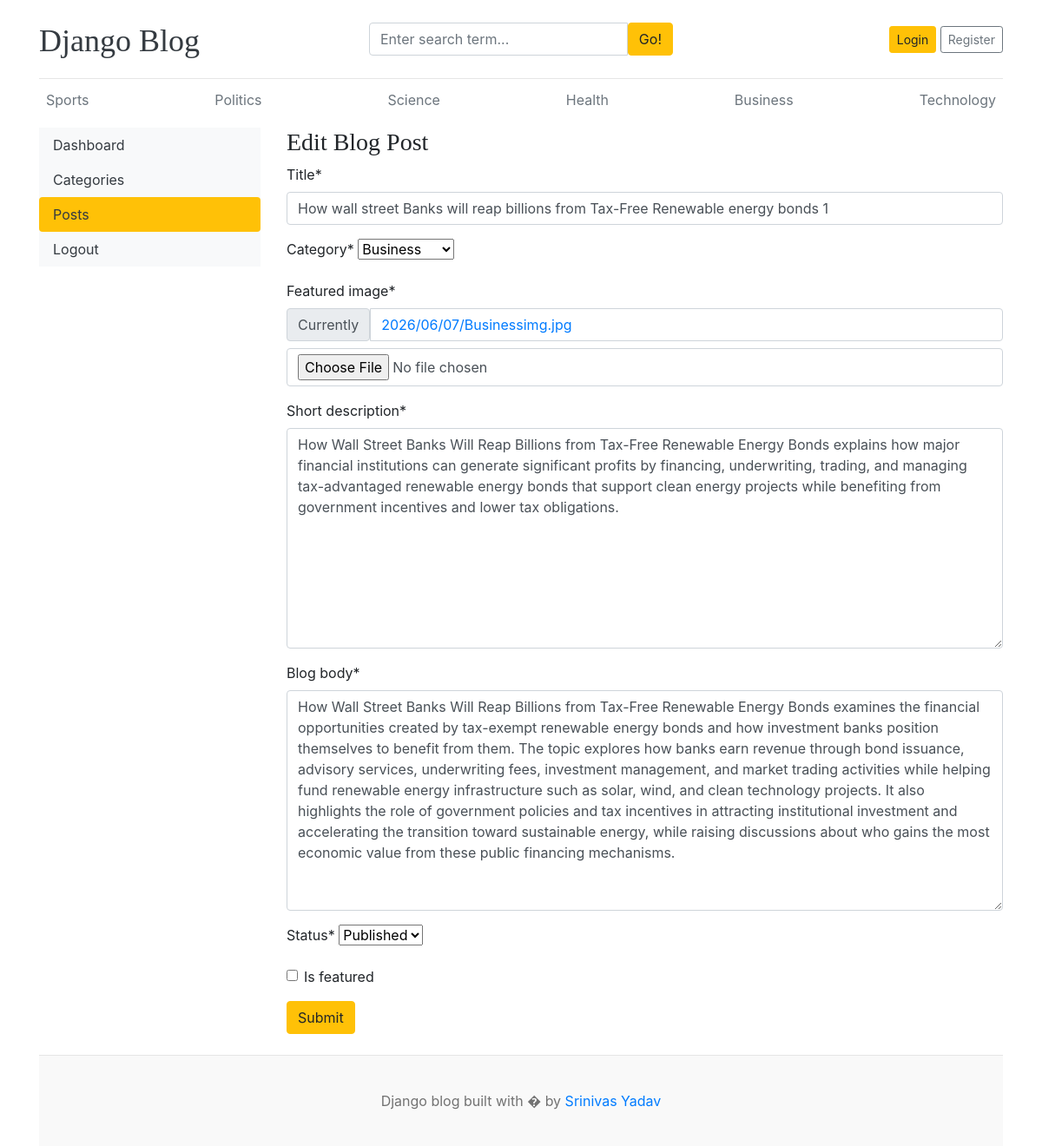
Page /dashboard/posts/edit/4/ on the committed database.
### blogs/models.py (models this page shows, shortened)
class Category(models.Model):
    category_name = models.CharField(max_length=50, unique=True)
    created_at=models.DateTimeField(auto_now_add=True)
    updated_at=models.DateTimeField(auto_now=True)
    class Meta:
        verbose_name_plural = 'Categories'
    def __str__(self):
        return self.category_name

class Blog(models.Model):
    title = models.CharField(max_length=100)
    slug = models.SlugField(max_length=100, unique=True, blank=False)
    category = models.ForeignKey(Category, on_delete=models.CASCADE)
    author = models.ForeignKey(User, on_delete=models.CASCADE)
    featured_image = models.ImageField(upload_to = '%Y/%m/%d')
    short_description = models.TextField(max_length=500)
    blog_body = models.TextField(max_length=2000)
    status = models.CharField(max_length=20, choices=STATUS_CHOICES, default="Draft")
    is_featured  = models.BooleanField(default=False)
    created_at=models.DateTimeField(auto_now_add=True)
    updated_at=models.DateTimeField(auto_now=True)

### dashboards/views.py (the view, shortened to what this page needs)
# urls.py: path('posts/edit/<int:pk>/', views.edit_post, name='edit_post'),
def edit_post(request, pk):
    post = get_object_or_404(Blog, pk=pk)
    form = BlogPostForm(instance=post)
    context={
        'form':form,
        'post': post,
    }
    return render(request, 'dashboard/edit_post.html',context)

### dashboards/forms.py
class BlogPostForm(forms.ModelForm):
    class Meta:
        model= Blog
        fields = ('title','category','featured_image','short_description','blog_body','status','is_featured')

### blogs/context_processors.py (called while the page is built)
def get_categories(request):
    categories = Category.objects.all()
    return dict(categories=categories)

def get_social_links(request):
    social_links = SocialLink.objects.all()
    return dict(social_links=social_links)

### templates/dashboard/edit_post.html (shortened to what this page needs)
{% extends 'base.html' %}
{% block content %}
 {% load crispy_forms_tags %}
<div class="row">
    {% include 'dashboard/sidebar.html' %}
    <div class="col-md-9">
        <h3> Edit Blog Post </h3>
        <form action="{% url 'edit_post' post.id %}" method="POST" enctype="multipart/form-data">
            {{ form | crispy }}
            <button type="submit" class="btn btn-warning">Submit</button>
        </form>
        <br>
    </div>
</div>
{% endblock %}

### templates/base.html (shortened to what this page needs)
{% load static %}
<!DOCTYPE html>
<html lang="en">
<head>
  <link href="https://getbootstrap.com/docs/4.0/dist/css/bootstrap.min.css" rel="stylesheet">
  <link href="{% static 'css/blog.css' %}" rel="stylesheet">
  <link rel="stylesheet" href="https://cdnjs.cloudflare.com/ajax/libs/font-awesome/4.7.0/css/font-awesome.min.css">
</head>
<body>
  <div class="container">
    <header class="blog-header py-3">
      <div class="row justify-content-between align-items-center">
        <div class="col-12 col-md-4 pt-1 text-center text-md-left">
          <a class="blog-header-logo text-dark" href="/">Django Blog</a>
        </div>
        <div class="col-12 col-md-4 mt-2 mt-md-0">
          <form action="{% url 'search' %}" method="GET">
            <div class="input-group">
              <input class="form-control" type="text" name="keyword" value="{{ keyword }}"
                placeholder="Enter search term..." aria-label="Enter search term..." aria-describedby="button-search" />
              <button type="submit" class="btn btn-warning" id="button-search" type="button">Go!</button>
            </div>
          </form>
        </div>
        <div class="col-12 col-md-4 d-flex justify-content-center justify-content-md-end mt-2 mt-md-0">
          {% if not user.is_authenticated %}
          <a class="btn btn-sm btn-warning" href="{% url 'login' %}">Login</a> &nbsp;
          <a class="btn btn-sm btn-outline-secondary" href="{% url 'register' %}">Register</a>
          {% else %}
          {% if user.is_staff %}
          <span><a href="{% url 'dashboards' %}">Dashboard</a></span>
          &emsp;
          {% endif %}
          <span><a href="{% url 'logout' %}">Logout</a></span>
          {% endif %}
        </div>
      </div>
    </header>
    <div class="nav-scroller py-1 mb-2">
      <nav class="nav d-flex justify-content-between">
        {% for category in categories %}
        <a class="p-2 text-muted" href="{% url 'posts_by_category' category.id %}">{{ category.category_name }}</a>
        {% endfor %}
      </nav>
    </div>
    {% block content %}
    {% endblock %}
    <footer class="blog-footer">
      <p>Django blog built with � by <a href="#">Srinivas Yadav</a></p>
    </footer>
</body>
</html>

### blog_main/static/css/blog.css (style rules this page uses)
.blog-header { border-bottom: 1px solid #e5e5e5; }
.blog-header-logo { font-family: "Playfair Display", Georgia, "Times New Roman", serif; font-size: 2.25rem; }
h1, h2, h3, h4, h5, h6 { font-family: "Playfair Display", Georgia, "Times New Roman", serif; }
.blog-footer { padding: 2.5rem 0; color: #727272; text-align: center; background-color: #f9f9f9; border-top: .05rem solid #e5e5e5; }
.blog-footer p:last-child { margin-bottom: 0; }

### rows in the picture
Category: category_name "Sports"
Category: category_name "Politics"
Category: category_name "Science"
Category: category_name "Health"
Category: category_name "Business"
Category: category_name "Technology"
Blog: title "How wall street Banks will reap billions from Tax-Free Renewable energy bonds 1", category "Business", short_description "How Wall Street Banks Will Reap Billions from Tax-Free Renewable Energy Bonds explains how major financial institutions can generate significant profits by financing, underwriting, trading, and managing tax-advantaged renewable energy bonds that support clean energy projects while benefiting from government incentives and lower tax obligations.", blog_body "How Wall Street Banks Will Reap Billions from Tax-Free Renewable Energy Bonds examines the financial opportunities created by tax-exempt renewable energy bonds and how investment banks position themselves to benefit from them. The topic explores how banks earn revenue through bond issuance, advisory services, underwriting fees, investment management, and market trading activities while helping fund renewable energy infrastructure such as solar, wind, and clean technology projects. It also highlights the role of government policies and tax incentives in attracting institutional investment and accelerating the transition toward sustainable energy, while raising discussions about who gains the…", status "Published"
